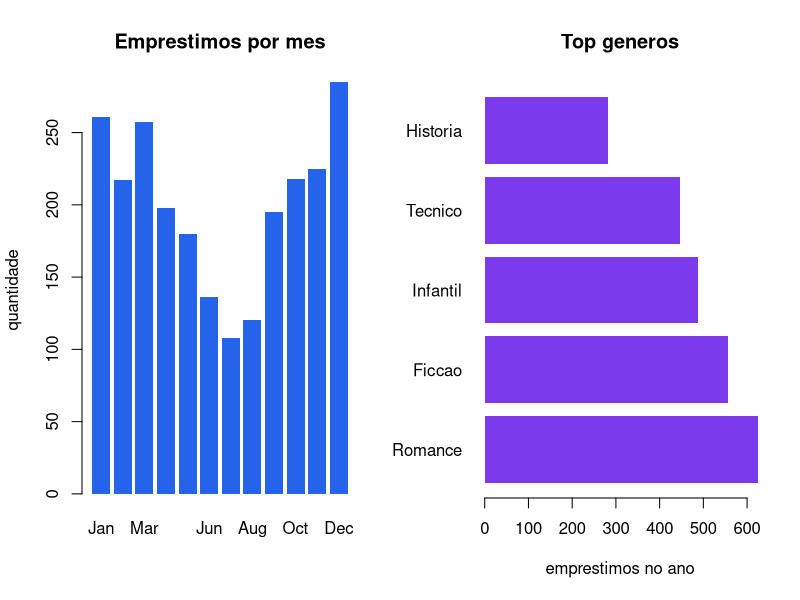

Recreate this plot in R.
# Emprestimos da biblioteca: sazonalidade, generos e atrasos de devolucao

dir.create("outputs", showWarnings = FALSE)
set.seed(410)

GENEROS <- c("Romance", "Tecnico", "Ficcao", "Infantil", "Historia")
TEMPO_POSSE <- c(Romance = 9, Tecnico = 16, Ficcao = 8, Infantil = 6, Historia = 12)

gerar_emprestimos <- function(n = 2400) {
  mes <- sample(1:12, n, replace = TRUE, prob = c(
    0.11, 0.09, 0.10, 0.08, 0.07, 0.06,
    0.05, 0.05, 0.08, 0.09, 0.10, 0.12
  ))
  genero <- sample(GENEROS, n, replace = TRUE, prob = c(0.26, 0.18, 0.24, 0.20, 0.12))

  data.frame(
    mes = mes,
    genero = genero,
    dias_posse = pmax(1, rpois(n, TEMPO_POSSE[genero])),
    devolvido_no_prazo = runif(n) < 0.78
  )
}

emprestimos <- gerar_emprestimos()

# --- visao mensal -----------------------------------------------------------
tabela_mensal <- table(emprestimos$mes)
mensal <- data.frame(
  mes = as.integer(names(tabela_mensal)),
  emprestimos = as.integer(tabela_mensal)
)
rotulos_mes <- month.name
mensal$rotulo <- rotulos_mes[mensal$mes]

cat("=== EMPRESTIMOS POR MES ===\n")
print(mensal[, c("rotulo", "emprestimos")])

pico <- mensal[which.max(mensal$emprestimos), ]
vale <- mensal[which.min(mensal$emprestimos), ]
cat(sprintf("\nPicou em %s (%d) e secou em %s (%d)\n",
            pico$rotulo, pico$emprestimos, vale$rotulo, vale$emprestimos))

# --- generos ----------------------------------------------------------------
total_por_genero <- table(emprestimos$genero)
dias_por_genero <- tapply(emprestimos$dias_posse, emprestimos$genero, mean)

cat("\n=== GENEROS ===\n")
resumo_genero <- data.frame(
  genero = names(total_por_genero),
  total = as.integer(total_por_genero),
  dias_medios = round(as.numeric(dias_por_genero), 1)
)
resumo_genero <- resumo_genero[order(-resumo_genero$total), ]
print(resumo_genero, row.names = FALSE)

# --- atrasos ----------------------------------------------------------------
atrasados <- emprestimos[!emprestimos$devolvido_no_prazo, ]
taxa_atraso <- nrow(atrasados) / nrow(emprestimos)
piores_genero <- prop.table(table(atrasados$genero)) * 100

cat("\n=== ATRASOS ===\n")
cat(sprintf("Taxa de atraso geral: %.1f%%\n", taxa_atraso * 100))
cat("Distribuicao dos atrasos por genero (%):\n")
print(round(as.table(piores_genero), 1))

# --- grafico ----------------------------------------------------------------
png("outputs/biblioteca_emprestimos.png", width = 1100, height = 440, res = 110)
par(mfrow = c(1, 2))

barplot(mensal$emprestimos, names.arg = substr(mensal$rotulo, 1, 3),
        col = "#2563eb", border = NA,
        main = "Emprestimos por mes", ylab = "quantidade")

barplot(resumo_genero$total, names.arg = resumo_genero$genero,
        col = "#7c3aed", border = NA, horiz = TRUE, las = 1,
        main = "Top generos", xlab = "emprestimos no ano")

dev.off()
cat("\nPainel salvo em outputs/biblioteca_emprestimos.png\n")
